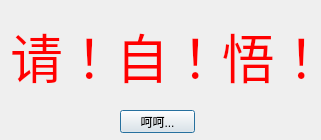
<?xml version="1.0" encoding="UTF-8"?>
<ui version="4.0">
 <class>usage</class>
 <widget class="QDialog" name="usage">
  <property name="geometry">
   <rect>
    <x>0</x>
    <y>0</y>
    <width>321</width>
    <height>140</height>
   </rect>
  </property>
  <property name="minimumSize">
   <size>
    <width>321</width>
    <height>140</height>
   </size>
  </property>
  <property name="maximumSize">
   <size>
    <width>321</width>
    <height>140</height>
   </size>
  </property>
  <property name="windowTitle">
   <string>Dialog</string>
  </property>
  <widget class="QLabel" name="label">
   <property name="geometry">
    <rect>
     <x>10</x>
     <y>20</y>
     <width>301</width>
     <height>71</height>
    </rect>
   </property>
   <property name="palette">
    <palette>
     <active>
      <colorrole role="WindowText">
       <brush brushstyle="SolidPattern">
        <color alpha="255">
         <red>255</red>
         <green>0</green>
         <blue>0</blue>
        </color>
       </brush>
      </colorrole>
     </active>
     <inactive>
      <colorrole role="WindowText">
       <brush brushstyle="SolidPattern">
        <color alpha="255">
         <red>255</red>
         <green>0</green>
         <blue>0</blue>
        </color>
       </brush>
      </colorrole>
     </inactive>
     <disabled>
      <colorrole role="WindowText">
       <brush brushstyle="SolidPattern">
        <color alpha="255">
         <red>120</red>
         <green>120</green>
         <blue>120</blue>
        </color>
       </brush>
      </colorrole>
     </disabled>
    </palette>
   </property>
   <property name="font">
    <font>
     <family>楷体</family>
     <pointsize>40</pointsize>
    </font>
   </property>
   <property name="text">
    <string>请！自！悟！</string>
   </property>
  </widget>
  <widget class="QPushButton" name="pushButton">
   <property name="geometry">
    <rect>
     <x>120</x>
     <y>110</y>
     <width>75</width>
     <height>23</height>
    </rect>
   </property>
   <property name="text">
    <string>呵呵...</string>
   </property>
  </widget>
 </widget>
 <resources/>
 <connections/>
</ui>
